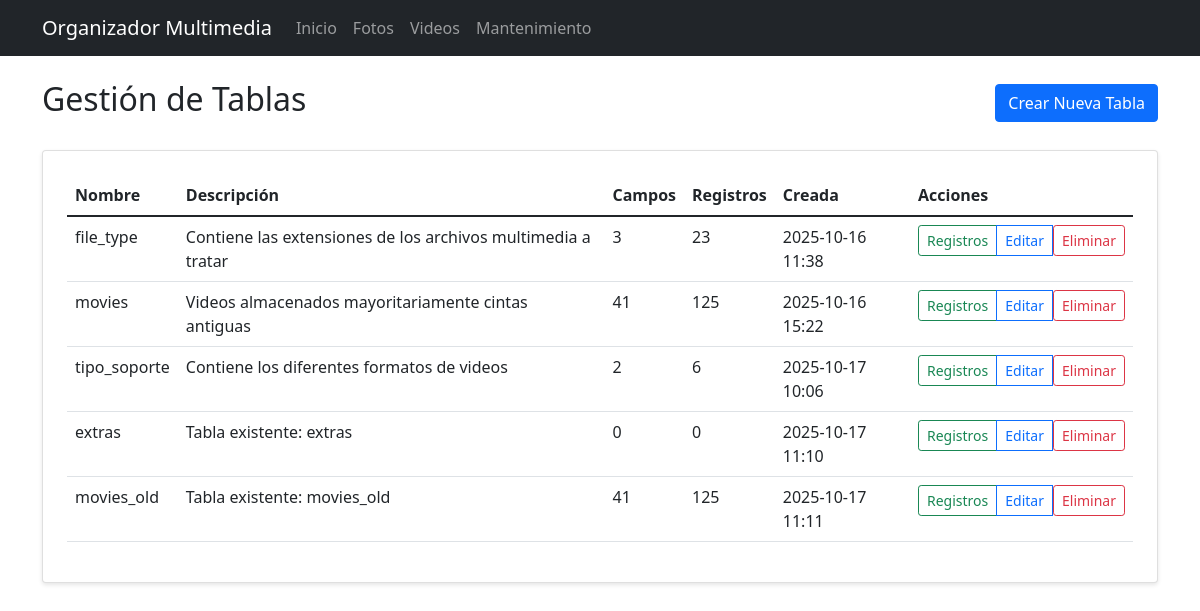
Before: /tables/ with the older database file.
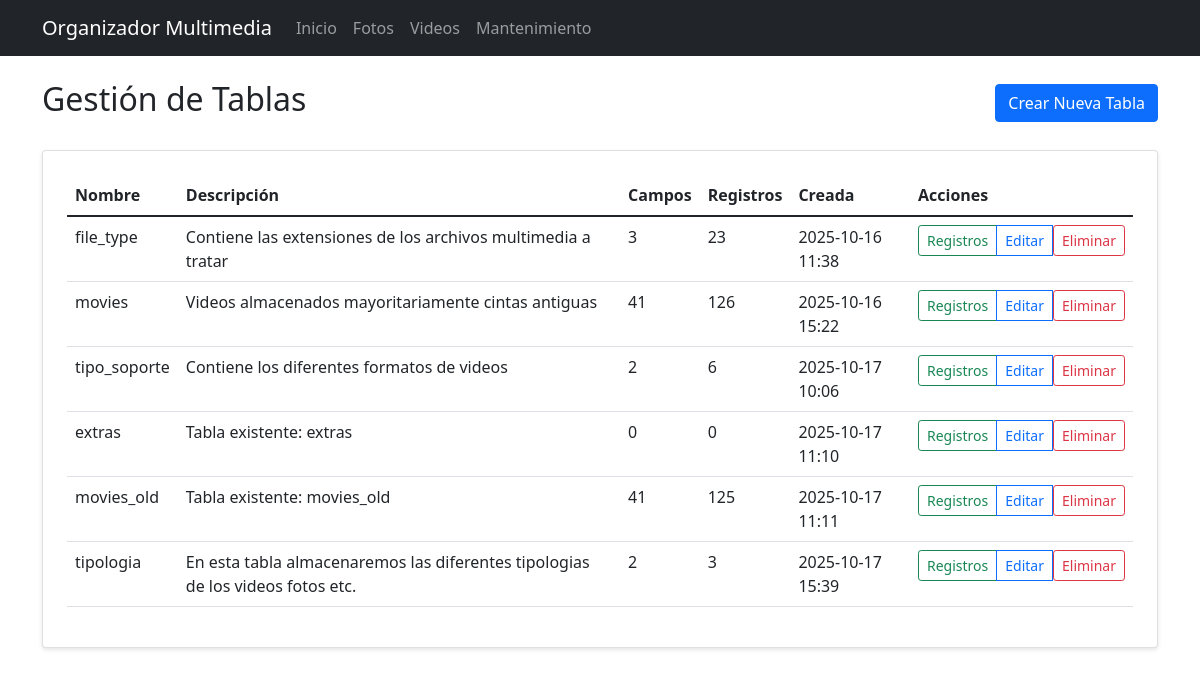
After: the same page with the newer database file.
### app/models/database.py (models this page shows, shortened)
class DynamicTable(db.Model):
    id = db.Column(db.Integer, primary_key=True)
    name = db.Column(db.String(50), unique=True, nullable=False)
    description = db.Column(db.String(200))
    created_at = db.Column(db.DateTime, default=datetime.utcnow)
    fields = db.relationship('TableField', backref='table', lazy=True, cascade='all, delete-orphan')

### app/routes/tables.py (the view)
@bp.route('/')
def index():
    tables = DynamicTable.query.all()
    inspector = inspect(db.engine)
    existing_tables = inspector.get_table_names()
    for table in tables:
        if table.name in existing_tables:
            result = db.session.execute(text(f'SELECT COUNT(*) FROM "{table.name}"')).scalar()
            table.record_count = result
        else:
            table.record_count = 0
    return render_template('tables/index.html', tables=tables)

### app/templates/tables/index.html (shortened to what this page needs)
{% extends "base.html" %}
{% block content %}
<div class="row">
    <div class="col-md-12">
        <div class="d-flex justify-content-between align-items-center mb-4">
            <h2>Gestión de Tablas</h2>
            <a href="{{ url_for('tables.create_table') }}" class="btn btn-primary">
                Crear Nueva Tabla
            </a>
        </div>
        {% if tables %}
            <div class="card">
                <div class="card-body">
                    <div class="table-responsive">
                        <table class="table">
                            <thead>
                                <tr>
                                    <th>Nombre</th>
                                    <th>Descripción</th>
                                    <th>Campos</th>
                                    <th>Registros</th>
                                    <th>Creada</th>
                                    <th>Acciones</th>
                                </tr>
                            </thead>
                            <tbody>
                                {% for table in tables %}
                                <tr>
                                    <td>{{ table.name }}</td>
                                    <td>{{ table.description or '' }}</td>
                                    <td>{{ table.fields|length }}</td>
                                    <td>{{ table.record_count }}</td>
                                    <td>{{ table.created_at.strftime('%Y-%m-%d %H:%M') }}</td>
                                    <td>
                                        <div class="btn-group" role="group">
                                            <a href="{{ url_for('tables.manage_records', table_id=table.id) }}"
                                               class="btn btn-sm btn-outline-success">
                                                Registros
                                            </a>
                                            <a href="{{ url_for('tables.edit_table', table_id=table.id) }}"
                                               class="btn btn-sm btn-outline-primary">
                                                Editar
                                            </a>
                                            <form action="{{ url_for('tables.delete_table', table_id=table.id) }}"
                                                  method="POST"
                                                  style="display: inline;"
                                                  onsubmit="return confirm('¿Estás seguro de que quieres eliminar esta tabla?');">
                                                <button type="submit" class="btn btn-sm btn-outline-danger">
                                                    Eliminar
                                                </button>
                                            </form>
                                        </div>
                                    </td>
                                </tr>
                                {% endfor %}
                            </tbody>
                        </table>
                    </div>
                </div>
            </div>
        {% else %}
            <div class="alert alert-info">
                No hay tablas creadas. ¡Crea una nueva tabla para empezar!
            </div>
        {% endif %}
    </div>
</div>
{% endblock %}

### app/templates/base.html (shortened to what this page needs)
<!DOCTYPE html>
<html lang="es">
<head>
    <link href="https://cdn.jsdelivr.net/npm/bootstrap@5.1.3/dist/css/bootstrap.min.css" rel="stylesheet">
    <link href="https://cdn.jsdelivr.net/npm/bootstrap-icons@1.7.2/font/bootstrap-icons.css" rel="stylesheet">
    <link href="{{ url_for('static', filename='css/style.css') }}" rel="stylesheet">
</head>
<body>
    <nav class="navbar navbar-expand-lg navbar-dark bg-dark">
        <div class="container">
            <a class="navbar-brand" href="{{ url_for('main.index') }}">Organizador Multimedia</a>
            <div class="collapse navbar-collapse" id="navbarNav">
                <ul class="navbar-nav">
                    <li class="nav-item">
                        <a class="nav-link" href="{{ url_for('main.index') }}">Inicio</a>
                    </li>
                    <li class="nav-item">
                        <a class="nav-link" href="{{ url_for('main.photos') }}">Fotos</a>
                    </li>
                    <li class="nav-item">
                        <a class="nav-link" href="{{ url_for('videos.index') }}">Videos</a>
                    </li>
                    <li class="nav-item">
                        <a class="nav-link" href="{{ url_for('maintenance.index') }}">Mantenimiento</a>
                    </li>
                </ul>
            </div>
        </div>
    </nav>
    <main class="container mt-4">
        {% block content %}{% endblock %}
    </main>
</body>
</html>

### app/static/css/style.css (style rules this page uses)
.card { box-shadow: 0 2px 4px rgba(0,0,0,0.1); }
.card-body { padding: 1.5rem; }

Changed rows visible on the page:
computed for DynamicTable "movies": record_count "125" → "126"
added DynamicTable: name "tipologia", description "En esta tabla almacenaremos las diferentes tipologias de los videos fotos etc.", fields|length "2", record_count "3", created_at "2025-10-17 15:39"
